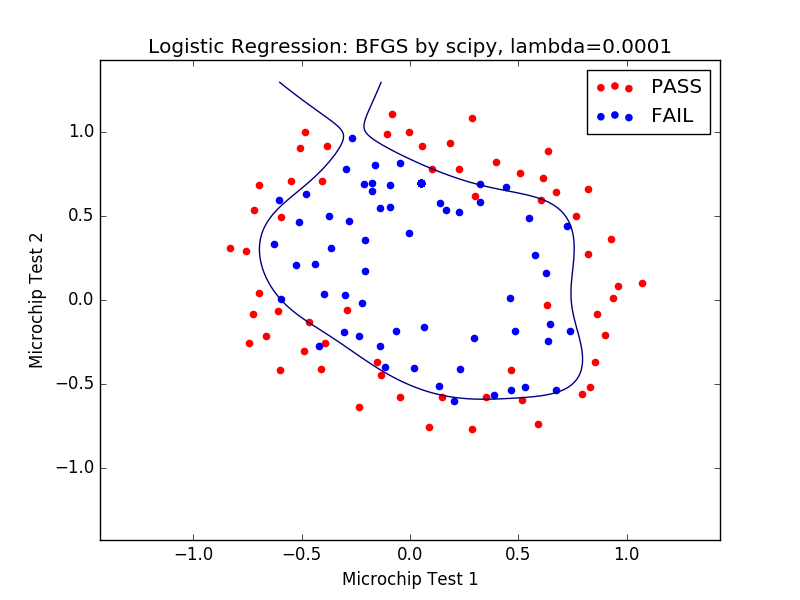

Source code (Python):
#Copyright (C) 2016 Daisuke Hashimoto. All Rights Reserved.
import numpy as np
import matplotlib.pyplot as plt
import math
import scipy.optimize as optimize
import my_machine_learning as _myml

_fh = open('ex2data2.txt')
_data_array = list()
_index =0
_M = None
_N = None

for _line in _fh:
	_line = _line.strip()
	_data = _line.split(',')
	if len(_data)<2: continue;
	if _index == 0: _N = len(_data)-1
	for _element in _data:
		_data_array.append(float(_element))
	_index = _index+1
_M = _index
_data_array = np.array(_data_array)
_data_array = _data_array.reshape(_M,_N+1)

_X1 = np.array((_data_array[:,0])).reshape(_M,1)
_X2 = np.array((_data_array[:,1])).reshape(_M,1)
_y = _data_array[:,-1].reshape(_M,1)

_map_degree = 6

_X_mean = None
_X_std = None
_X = _myml.mapFeature(_X1, _X2, _map_degree)
_N = len(_X[0,:]) - 1
print '(_M, _N)= (', _M, ', ', _N, ')'

_initial_theta = np.zeros((_N+1,1))
_theta = np.array(_initial_theta)

_J, _grad = _myml.CostFunction_logistic(_X, _y, _theta, 0.0)
print "Initial J=\t", _J
print "Initial Grad=\t", _grad.T

_lambda = 0.0001

# Optimization
print '***Optimization***'
_f = lambda _t: _myml.CostFunction_logistic(_X, _y, _t, _lambda)[0]
_f_derivative = lambda _t: _myml.CostFunction_logistic(_X, _y, _t, _lambda)[1].ravel()
_opt_result = optimize.minimize(_f, _initial_theta.ravel(), method='BFGS', jac=_f_derivative, options={'disp':True})
_theta = _opt_result.x.reshape(_N+1,1)

# Result
print '***Result***'
_J, _grad = _myml.CostFunction_logistic(_X, _y, _theta, 0.0)
print 'J=', _J
_accuracy, _precision, _recall, _F_score = _myml.evaluate_theta_logistics(_X, _y, _theta, 0.5)
print 'accuracy=' +str(np.round(_accuracy,3))
print 'precision=' +str(np.round(_precision,3))
print 'recall=' +str(np.round(_recall,3))
print 'F_score=' +str(np.round(_F_score,3))
print 'theta=', _theta.T

_xp = np.linspace(-1.3, 1.3,500)
_yp = np.linspace(-1.3, 1.3,500)
_Xmg, _Ymg = np.meshgrid(_xp, _yp)
_XX = _myml.mapFeature(_Xmg.ravel().T, _Ymg.ravel().T, _map_degree)
_Z = _myml.predict_linear( _XX, _theta, _X_mean, _X_std, False).reshape(_Xmg.shape)
plt.contour(_Xmg, _Ymg, _Z, levels=[0.0], label='Decision Boundary')
#plt.contourf(_Xmg, _Ymg, _Z)
_y0_list = np.where(_y==0)
_y1_list = np.where(_y==1)
plt.scatter(_X[_y0_list,1], _X[_y0_list,2], label='PASS', color='red')
plt.scatter(_X[_y1_list,1], _X[_y1_list,2], label='FAIL', color='blue')
plt.xlabel('Microchip Test 1')
plt.ylabel('Microchip Test 2')
plt.title('Logistic Regression: BFGS by scipy, lambda='+str(round(_lambda,5)))
plt.legend()
plt.show ()
